Frame 1 (no input): blank canvas, image omitted
Frame 60 (the mouse pressed at the canvas centre just before this capture): blank canvas, image omitted
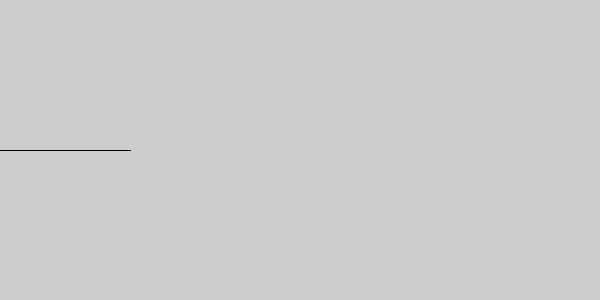
Frame 120 (the mouse held since frame 60 and released just before this capture)

The Processing sketch whose frames 1 and 60 were blank and that drew this single picture after the mouse press (run headless with seeded random() and noise(); from frame 60 on, the mouse is pressed at the canvas centre):

// Processing sketch: processing_93016
// ── processing_93016.pde

//int i = 1;
//print(i);

int wormsize;
void setup() {
  size(600,300);
  wormsize = 10;
}

void draw() {
  wormsize = wormsize +1;
  line(0,height/2,wormsize,height/2);
}
void mouseClicked() {
  print("click");
}
